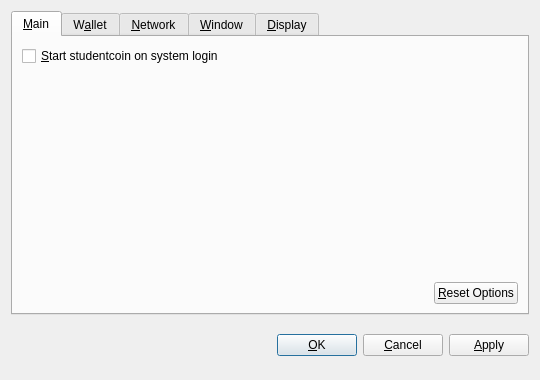
<?xml version="1.0" encoding="UTF-8"?>
<ui version="4.0">
 <class>OptionsDialog</class>
 <widget class="QDialog" name="OptionsDialog">
  <property name="geometry">
   <rect>
    <x>0</x>
    <y>0</y>
    <width>540</width>
    <height>380</height>
   </rect>
  </property>
  <property name="windowTitle">
   <string>Options</string>
  </property>
  <property name="modal">
   <bool>true</bool>
  </property>
  <layout class="QVBoxLayout" name="verticalLayout">
   <item>
    <widget class="QTabWidget" name="tabWidget">
     <property name="tabPosition">
      <enum>QTabWidget::North</enum>
     </property>
     <property name="currentIndex">
      <number>0</number>
     </property>
     <widget class="QWidget" name="tabMain">
      <attribute name="title">
       <string>&amp;Main</string>
      </attribute>
      <layout class="QVBoxLayout" name="verticalLayout_Main">
       <item>
        <widget class="QCheckBox" name="bitcoinAtStartup">
         <property name="toolTip">
          <string>Automatically start studentcoin after logging in to the system.</string>
         </property>
         <property name="text">
          <string>&amp;Start studentcoin on system login</string>
         </property>
        </widget>
       </item>
       <item>
        <spacer name="verticalSpacer_Main">
         <property name="orientation">
          <enum>Qt::Vertical</enum>
         </property>
         <property name="sizeHint" stdset="0">
          <size>
           <width>20</width>
           <height>40</height>
          </size>
         </property>
        </spacer>
       </item>
       <item>
        <layout class="QHBoxLayout" name="horizontalLayout_2_Main">
         <item>
          <spacer name="horizontalSpacer_2_Main">
           <property name="orientation">
            <enum>Qt::Horizontal</enum>
           </property>
           <property name="sizeHint" stdset="0">
            <size>
             <width>40</width>
             <height>20</height>
            </size>
           </property>
          </spacer>
         </item>
         <item>
          <widget class="QPushButton" name="resetButton">
           <property name="toolTip">
            <string>Reset all client options to default.</string>
           </property>
           <property name="text">
            <string>&amp;Reset Options</string>
           </property>
           <property name="autoDefault">
            <bool>false</bool>
           </property>
          </widget>
         </item>
        </layout>
       </item>
      </layout>
     </widget>
     <widget class="QWidget" name="tabWallet">
      <attribute name="title">
       <string>W&amp;allet</string>
      </attribute>
      <layout class="QVBoxLayout" name="verticalLayout_Network">
       <item>
        <widget class="QLabel" name="transactionFeeInfoLabel">
         <property name="text">
          <string>Optional transaction fee per kB that helps make sure your transactions are processed quickly. Most transactions are 1 kB.</string>
         </property>
         <property name="textFormat">
          <enum>Qt::PlainText</enum>
         </property>
         <property name="wordWrap">
          <bool>true</bool>
         </property>
        </widget>
       </item>
       <item>
        <layout class="QHBoxLayout" name="horizontalLayout_1_Main">
         <item>
          <widget class="QLabel" name="transactionFeeLabel">
           <property name="text">
            <string>Pay transaction &amp;fee</string>
           </property>
           <property name="textFormat">
            <enum>Qt::PlainText</enum>
           </property>
           <property name="buddy">
            <cstring>transactionFee</cstring>
           </property>
          </widget>
         </item>
         <item>
          <widget class="BitcoinAmountField" name="transactionFee"/>
         </item>
         <item>
          <spacer name="horizontalSpacer_1_Main">
           <property name="orientation">
            <enum>Qt::Horizontal</enum>
           </property>
           <property name="sizeHint" stdset="0">
            <size>
             <width>40</width>
             <height>20</height>
            </size>
           </property>
          </spacer>
         </item>
        </layout>
       </item>
       <item>
        <widget class="QLabel" name="label">
         <property name="text">
          <string>If you disable the spending of unconfirmed change, the change from a transaction cannot be used until that transaction has at least one confirmation. This also affects how your balance is computed.</string>
         </property>
         <property name="wordWrap">
          <bool>true</bool>
         </property>
        </widget>
       </item>
       <item>
        <widget class="QCheckBox" name="spendZeroConfChange">
         <property name="text">
          <string>Spend unconfirmed change  (experts only)</string>
         </property>
        </widget>
       </item>
       <item>
        <spacer name="verticalSpacer">
         <property name="orientation">
          <enum>Qt::Vertical</enum>
         </property>
         <property name="sizeHint" stdset="0">
          <size>
           <width>20</width>
           <height>40</height>
          </size>
         </property>
        </spacer>
       </item>
      </layout>
     </widget>
     <widget class="QWidget" name="tabNetwork">
      <attribute name="title">
       <string>&amp;Network</string>
      </attribute>
      <layout class="QVBoxLayout" name="verticalLayout_Network">
       <item>
        <widget class="QCheckBox" name="mapPortUpnp">
         <property name="toolTip">
          <string>Automatically open the studentcoin client port on the router. This only works when your router supports UPnP and it is enabled.</string>
         </property>
         <property name="text">
          <string>Map port using &amp;UPnP</string>
         </property>
        </widget>
       </item>
       <item>
        <widget class="QCheckBox" name="connectSocks">
         <property name="toolTip">
          <string>Connect to the studentcoin network through a SOCKS proxy (e.g. when connecting through Tor).</string>
         </property>
         <property name="text">
          <string>&amp;Connect through SOCKS proxy:</string>
         </property>
        </widget>
       </item>
       <item>
        <layout class="QHBoxLayout" name="horizontalLayout_Network">
         <item>
          <widget class="QLabel" name="proxyIpLabel">
           <property name="text">
            <string>Proxy &amp;IP:</string>
           </property>
           <property name="textFormat">
            <enum>Qt::PlainText</enum>
           </property>
           <property name="buddy">
            <cstring>proxyIp</cstring>
           </property>
          </widget>
         </item>
         <item>
          <widget class="QValidatedLineEdit" name="proxyIp">
           <property name="maximumSize">
            <size>
             <width>140</width>
             <height>16777215</height>
            </size>
           </property>
           <property name="toolTip">
            <string>IP address of the proxy (e.g. 127.0.0.1)</string>
           </property>
          </widget>
         </item>
         <item>
          <widget class="QLabel" name="proxyPortLabel">
           <property name="text">
            <string>&amp;Port:</string>
           </property>
           <property name="textFormat">
            <enum>Qt::PlainText</enum>
           </property>
           <property name="buddy">
            <cstring>proxyPort</cstring>
           </property>
          </widget>
         </item>
         <item>
          <widget class="QLineEdit" name="proxyPort">
           <property name="maximumSize">
            <size>
             <width>55</width>
             <height>16777215</height>
            </size>
           </property>
           <property name="toolTip">
            <string>Port of the proxy (e.g. 9050)</string>
           </property>
          </widget>
         </item>
         <item>
          <widget class="QLabel" name="socksVersionLabel">
           <property name="text">
            <string>SOCKS &amp;Version:</string>
           </property>
           <property name="textFormat">
            <enum>Qt::PlainText</enum>
           </property>
           <property name="buddy">
            <cstring>socksVersion</cstring>
           </property>
          </widget>
         </item>
         <item>
          <widget class="QValueComboBox" name="socksVersion">
           <property name="toolTip">
            <string>SOCKS version of the proxy (e.g. 5)</string>
           </property>
          </widget>
         </item>
         <item>
          <spacer name="horizontalSpacer_Network">
           <property name="orientation">
            <enum>Qt::Horizontal</enum>
           </property>
           <property name="sizeHint" stdset="0">
            <size>
             <width>40</width>
             <height>20</height>
            </size>
           </property>
          </spacer>
         </item>
        </layout>
       </item>
       <item>
        <spacer name="verticalSpacer_Network">
         <property name="orientation">
          <enum>Qt::Vertical</enum>
         </property>
         <property name="sizeHint" stdset="0">
          <size>
           <width>20</width>
           <height>40</height>
          </size>
         </property>
        </spacer>
       </item>
      </layout>
     </widget>
     <widget class="QWidget" name="tabWindow">
      <attribute name="title">
       <string>&amp;Window</string>
      </attribute>
      <layout class="QVBoxLayout" name="verticalLayout_Window">
       <item>
        <widget class="QCheckBox" name="minimizeToTray">
         <property name="toolTip">
          <string>Show only a tray icon after minimizing the window.</string>
         </property>
         <property name="text">
          <string>&amp;Minimize to the tray instead of the taskbar</string>
         </property>
        </widget>
       </item>
       <item>
        <widget class="QCheckBox" name="minimizeOnClose">
         <property name="toolTip">
          <string>Minimize instead of exit the application when the window is closed. When this option is enabled, the application will be closed only after selecting Quit in the menu.</string>
         </property>
         <property name="text">
          <string>M&amp;inimize on close</string>
         </property>
        </widget>
       </item>
       <item>
        <spacer name="verticalSpacer_Window">
         <property name="orientation">
          <enum>Qt::Vertical</enum>
         </property>
         <property name="sizeHint" stdset="0">
          <size>
           <width>20</width>
           <height>40</height>
          </size>
         </property>
        </spacer>
       </item>
      </layout>
     </widget>
     <widget class="QWidget" name="tabDisplay">
      <attribute name="title">
       <string>&amp;Display</string>
      </attribute>
      <layout class="QVBoxLayout" name="verticalLayout_Display">
       <item>
        <layout class="QHBoxLayout" name="horizontalLayout_1_Display">
         <item>
          <widget class="QLabel" name="langLabel">
           <property name="text">
            <string>User Interface &amp;language:</string>
           </property>
           <property name="textFormat">
            <enum>Qt::PlainText</enum>
           </property>
           <property name="buddy">
            <cstring>lang</cstring>
           </property>
          </widget>
         </item>
         <item>
          <widget class="QValueComboBox" name="lang">
           <property name="toolTip">
            <string>The user interface language can be set here. This setting will take effect after restarting studentcoin.</string>
           </property>
          </widget>
         </item>
        </layout>
       </item>
       <item>
        <layout class="QHBoxLayout" name="horizontalLayout_2_Display">
         <item>
          <widget class="QLabel" name="unitLabel">
           <property name="text">
            <string>&amp;Unit to show amounts in:</string>
           </property>
           <property name="textFormat">
            <enum>Qt::PlainText</enum>
           </property>
           <property name="buddy">
            <cstring>unit</cstring>
           </property>
          </widget>
         </item>
         <item>
          <widget class="QValueComboBox" name="unit">
           <property name="toolTip">
            <string>Choose the default subdivision unit to show in the interface and when sending coins.</string>
           </property>
          </widget>
         </item>
        </layout>
       </item>
       <item>
        <widget class="QCheckBox" name="displayAddresses">
         <property name="toolTip">
          <string>Whether to show studentcoin addresses in the transaction list or not.</string>
         </property>
         <property name="text">
          <string>&amp;Display addresses in transaction list</string>
         </property>
        </widget>
       </item>
       <item>
        <widget class="QCheckBox" name="coinControlFeatures">
         <property name="toolTip">
          <string>Whether to show coin control features or not.</string>
         </property>
         <property name="text">
          <string>Display coin &amp;control features (experts only!)</string>
         </property>
        </widget>
       </item>
       <item>
        <spacer name="verticalSpacer_Display">
         <property name="orientation">
          <enum>Qt::Vertical</enum>
         </property>
         <property name="sizeHint" stdset="0">
          <size>
           <width>20</width>
           <height>40</height>
          </size>
         </property>
        </spacer>
       </item>
      </layout>
     </widget>
    </widget>
   </item>
   <item>
    <layout class="QHBoxLayout" name="horizontalLayout_Buttons">
     <item>
      <spacer name="horizontalSpacer_1">
       <property name="orientation">
        <enum>Qt::Horizontal</enum>
       </property>
       <property name="sizeHint" stdset="0">
        <size>
         <width>40</width>
         <height>48</height>
        </size>
       </property>
      </spacer>
     </item>
     <item>
      <widget class="QLabel" name="statusLabel">
       <property name="font">
        <font>
         <weight>75</weight>
         <bold>true</bold>
        </font>
       </property>
       <property name="text">
        <string/>
       </property>
       <property name="textFormat">
        <enum>Qt::PlainText</enum>
       </property>
       <property name="wordWrap">
        <bool>true</bool>
       </property>
      </widget>
     </item>
     <item>
      <spacer name="horizontalSpacer_2">
       <property name="orientation">
        <enum>Qt::Horizontal</enum>
       </property>
       <property name="sizeHint" stdset="0">
        <size>
         <width>40</width>
         <height>48</height>
        </size>
       </property>
      </spacer>
     </item>
     <item>
      <widget class="QPushButton" name="okButton">
       <property name="text">
        <string>&amp;OK</string>
       </property>
      </widget>
     </item>
     <item>
      <widget class="QPushButton" name="cancelButton">
       <property name="text">
        <string>&amp;Cancel</string>
       </property>
       <property name="autoDefault">
        <bool>false</bool>
       </property>
      </widget>
     </item>
     <item>
      <widget class="QPushButton" name="applyButton">
       <property name="text">
        <string>&amp;Apply</string>
       </property>
       <property name="autoDefault">
        <bool>false</bool>
       </property>
      </widget>
     </item>
    </layout>
   </item>
  </layout>
 </widget>
 <customwidgets>
  <customwidget>
   <class>BitcoinAmountField</class>
   <extends>QSpinBox</extends>
   <header>bitcoinamountfield.h</header>
  </customwidget>
  <customwidget>
   <class>QValueComboBox</class>
   <extends>QComboBox</extends>
   <header>qvaluecombobox.h</header>
  </customwidget>
  <customwidget>
   <class>QValidatedLineEdit</class>
   <extends>QLineEdit</extends>
   <header>qvalidatedlineedit.h</header>
  </customwidget>
 </customwidgets>
 <resources/>
 <connections/>
</ui>
